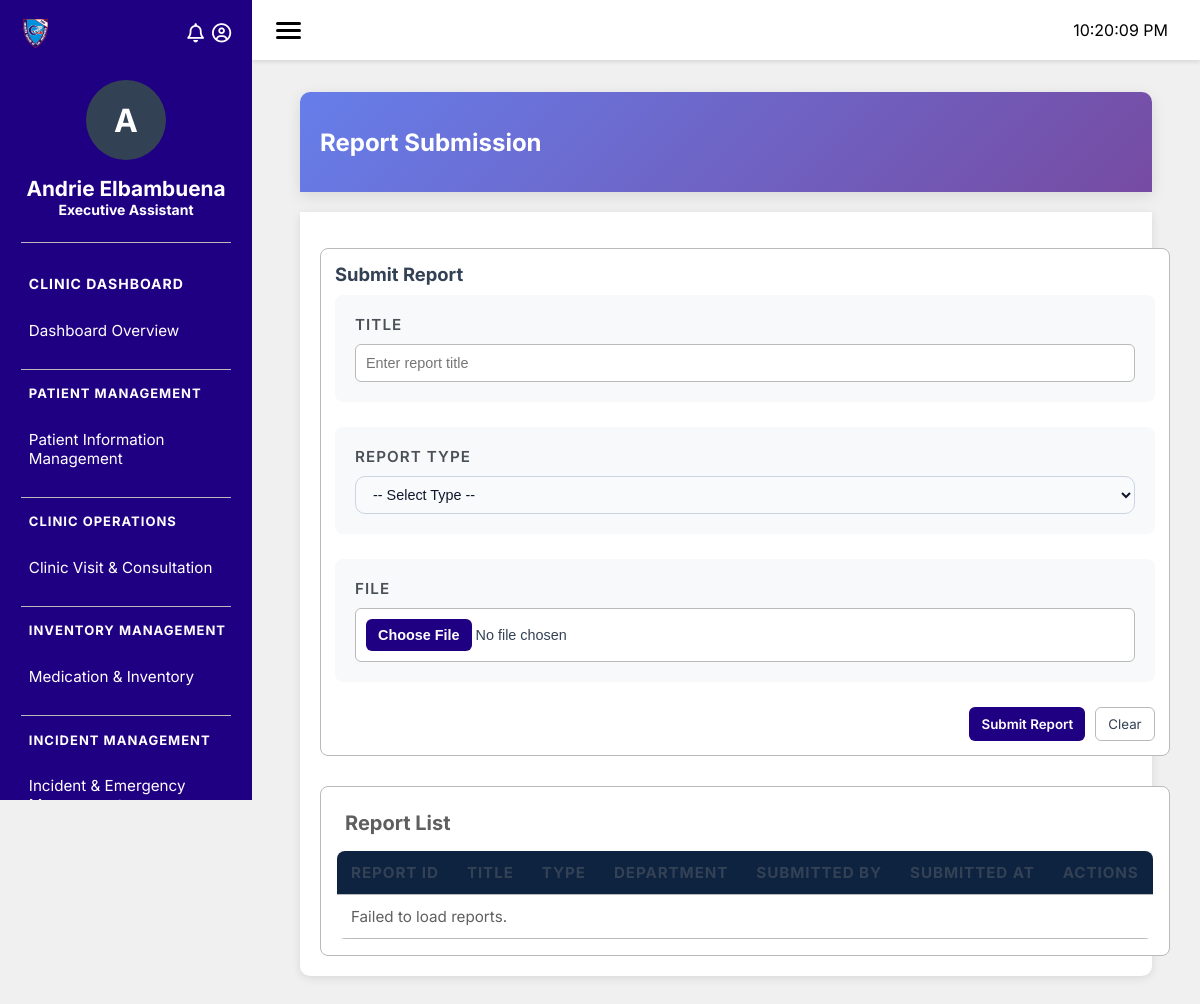
Screenshot of /modules/clinic/index.php?page=report-submission (signed in) with the database file from the repository.
### tables this page shows
CREATE TABLE `sms_employee` (
  `employee_id` bigint(100) NOT NULL,
  `first_name` varchar(100) DEFAULT NULL,
  `middle_name` varchar(100) DEFAULT NULL,
  `last_name` varchar(100) DEFAULT NULL,
  `role` int(100) DEFAULT NULL,
  `status` enum('active','inactive') DEFAULT NULL,
  `date_hired` date DEFAULT NULL,
  `user_id` int(11) DEFAULT NULL,
  `department` int(100) DEFAULT NULL,
  `position` int(100) DEFAULT NULL
);

CREATE TABLE `sd_position` (
  `position_id` int(10) NOT NULL,
  `position_name` varchar(100) DEFAULT NULL,
  `department` int(100) DEFAULT NULL
);

### database/config.php (called while the page is built)
<?php
return (static function () {
    $localPath = __DIR__ . '/config.local.php';
    $local = is_file($localPath) ? require $localPath : [];
    if (!is_array($local)) {
        throw new RuntimeException('database/config.local.php must return an array.');
    }
    $env = static function (array $names, $fallback, bool $allowEmpty = false) {
        foreach ($names as $name) {
            $value = getenv($name);
            if ($value !== false && ($allowEmpty || $value !== '')) {
                return $value;
            }
        }
        return $fallback;
    };
    return [
        'host' => $env(['DB_HOST'], $local['host'] ?? 'localhost'),
        'port' => $env(['DB_PORT'], $local['port'] ?? '3306'),
        'dbname' => $env(['DB_DATABASE', 'DB_NAME'], $local['dbname'] ?? 'moni_test'),
        'username' => $env(['DB_USER'], $local['username'] ?? 'moni_monitoring'),
        'password' => $env(['DB_PASSWORD', 'DB_PASS'], $local['password'] ?? '', true),
        'charset' => 'utf8mb4',
        'options' => [
            PDO::ATTR_ERRMODE => PDO::ERRMODE_EXCEPTION,
            PDO::ATTR_DEFAULT_FETCH_MODE => PDO::FETCH_ASSOC,
            PDO::ATTR_EMULATE_PREPARES => false,
            PDO::ATTR_PERSISTENT => false,
        ],
        'timezone' => '+08:00',
    ];
})();

### database/db.php (called while the page is built, shortened)
<?php
class Database {
    private $conn;
    public function __construct() {
        $config = require __DIR__ . '/config.php';
        $this->host = $config['host'];
        $this->port = $config['port'];
        $this->db   = $config['dbname'];
        $this->user = $config['username'];
        $this->pass = $config['password'];
        try {
            $dsn = "mysql:host={$this->host};port={$this->port};dbname={$this->db};charset=utf8mb4";
            $this->conn = new PDO($dsn, $this->user, $this->pass);
            $this->conn->setAttribute(PDO::ATTR_ERRMODE, PDO::ERRMODE_EXCEPTION);
            $this->conn->setAttribute(PDO::ATTR_DEFAULT_FETCH_MODE, PDO::FETCH_ASSOC);
        } catch (PDOException $e) {
            die("DB Connection failed: " . $e->getMessage());
        }
    }
    public function getConnection() {
        return $this->conn;
    }
}

### modules/clinic/classes/Employee.php (called while the page is built, shortened)
<?php
include_once __DIR__ . '/../../../database/db.php';
Class Employee {
    private $conn;
    public function __construct($pdo = null) {
        if ($pdo instanceof PDO) {
            $this->conn = $pdo;
        } else {
            $database = new Database();
            $this->conn = $database->getConnection();
        }
    }
    public function getEmployeeName() {
        $employeeId = $_SESSION['employee_id'] ?? null;
        if ($employeeId) {
            $sql = "SELECT first_name, last_name FROM sms_employee WHERE employee_id = :employee_id LIMIT 1";
            $stmt = $this->conn->prepare($sql);
            $stmt->bindParam(':employee_id', $employeeId);
            $stmt->execute();
            $employee = $stmt->fetch(PDO::FETCH_ASSOC);
            if ($employee) {
                return htmlspecialchars($employee['first_name'] . ' ' . $employee['last_name']);
            }
        }
        return 'Unknown User';
    }
    public function getEmployeePosition() {
        $employeeId = $_SESSION['employee_id'] ?? null;
        if ($employeeId) {
            $sql = "SELECT sp.position_name
                    FROM sms_employee sms
                    LEFT JOIN sd_position sp ON sms.position = sp.position_id
                    WHERE sms.employee_id = :employee_id LIMIT 1";
            $stmt = $this->conn->prepare($sql);
            $stmt->bindParam(':employee_id', $employeeId);
            $stmt->execute();
            $employee = $stmt->fetch(PDO::FETCH_ASSOC);
            if ($employee) {
                return htmlspecialchars($employee['position_name']);
            }
        }
        return 'Unknown Position';
    }
}

### modules/clinic/pages/report-submission.php (the view, shortened to what this page needs)
<div class="module-header">
    <h1>Report Submission</h1>
</div>
<div class="module-content">
    <div class="rsm-controls">
        <div class="rsm-upload">
            <h3>Submit Report</h3>
            <form id="report-upload-form" enctype="multipart/form-data">
                <div class="form-group">
                    <label for="report-title">Title</label>
                    <input id="report-title" name="title" type="text" placeholder="Enter report title" required>
                </div>
                <div class="form-group">
                    <label for="report-type">Report Type</label>
                    <select id="report-type" name="report_type" required>
                        <option value="">-- Select Type --</option>
                    </select>
                </div>
                <div class="form-group">
                    <label for="report-file">File</label>
                    <input class="file-btn" id="report-file" name="file" type="file" accept=".pdf,.doc,.docx,.xls,.xlsx" required>
                </div>
                <div class="form-actions">
                    <button type="submit" id="submit-btn" class="btn-upload">Submit Report</button>
                    <button type="reset" id="reset-btn" class="btn-cancel">Clear</button>
                </div>
            </form>
        </div>
        <div class="form-section">
            <div class="rsm-list table-responsive">
                <div class="rsm-list-head">
                    <h3 style="margin: 0;color: var(--color5); font-size: 1.25rem;">Report List</h3>
                </div>
                <table class="rsm-table">
                    <thead>
                        <tr>
                            <th>Report ID</th>
                            <th>Title</th>
                            <th>Type</th>
                            <th>Department</th>
                            <th>Submitted By</th>
                            <th>Submitted At</th>
                            <th>Actions</th>
                        </tr>
                    </thead>
                    <tbody>
                    </tbody>
                </table>
            </div>
        </div>
    </div>
</div>

### modules/clinic/includes/sidebar.php (shortened to what this page needs)
<?php
include __DIR__ . '/../classes/Employee.php';
$employeeClass = new Employee();
?>
<aside class="sidebar">
    <div class="school-logo">
        <img src="assets/bcp-logo.png" alt="School Logo">
        <div class="sidebar-icons">
            <div class="icon-wrapper" id="bellWrapper">
                <i class="fa-regular fa-bell" id="bellBtn"></i>
            </div>
            <div class="icon-wrapper" id="userWrapper">
                <i class="fa-regular fa-circle-user" id="userBtn"></i>
            </div>
        </div>
    </div>
    <div class="sidebar-header">
        <div class="user_avatar"><?= substr(htmlspecialchars($employeeClass->getEmployeeName()), 0, 1) ?></div>
        <h1 class="employee_name"><?= htmlspecialchars($employeeClass->getEmployeeName()) ?></h1>
        <p class="employee_position"><?= htmlspecialchars($employeeClass->getEmployeePosition()) ?></p>
    </div>
    <h2>Clinic Dashboard</h2>
    <ul>
    </ul>
</aside>

### modules/clinic/css/layout/sidebar.css (style rules this page uses)
.sidebar { width: var(--sidebar-width); background: var(--color1); padding: 1.2rem 1.3rem; top: 0; left: 0; position: fixed; height: 100vh; overflow-y: auto; z-index: 1000; transition: transform 0.3s ease; }
.school-logo { display: flex; align-items: center; margin-bottom: 2rem; justify-content: space-between; }
.school-logo img { width: 29px; height: auto; }
.sidebar-icons { display: flex; gap: 0.5rem; color: var(--color3); }
.sidebar-icons i { font-size: 1.2rem; cursor: pointer; }
.sidebar-header { text-align: center; margin-bottom: 2rem; padding-bottom: 1.5rem; border-bottom: 1px solid var(--color4); }
.user_avatar { width: 80px; height: 80px; background: var(--color2); border-radius: 50%; display: flex; align-items: center; justify-content: center; margin: 0 auto 1rem; font-size: 2rem; font-weight: bold; color: var(--color3); }
.sidebar-header h1 { font-size: 1.3rem; color: var(--color3); }
.employee_name { font-size: 12px; color: var(--color3); font-weight: bold; }
.employee_position { font-size: 14px; color: var(--color3); font-weight: bold; }
.sidebar h2 { color: var(--color3); font-size: 14px; text-transform: uppercase; letter-spacing: 1px; margin-bottom: 1rem; padding-left: 0.5rem; }
.sidebar ul { list-style: none; }

### modules/clinic/css/layout/module-container.css (style rules this page uses)
.module-header { background: var(--color3); padding: 1.5rem; border-radius: 8px; box-shadow: 0 4px 15px rgba(0, 0, 0, 0.1); margin-bottom: 2rem; min-height: 100px; display: flex; flex-direction: column; justify-content: center; }
.module-content { min-height: 500px; }

### modules/clinic/css/pages/approval-decision-support.css (style rules this page uses)
.form-section { margin-top: 12px; background-color: var(--color3); padding: 1rem; border-radius: 8px; border: 1px solid var(--color4); }

### modules/clinic/css/pages/concerns-issue-tracking.css (style rules this page uses)
.form-group { margin-bottom: 12px; }
.form-group label { display: block; margin-bottom: 6px; color: var(--color2); font-weight: 600; font-size: 0.95rem; }
input[type="text"], textarea, select { width: 100%; padding: 10px; border-radius: 6px; border: 1px solid var(--color4); background: var(--color3); color: var(--color2); }
.form-actions { display: flex; gap: 8px; margin-top: 8px; }
.btn-cancel { background: transparent; color: var(--color2); padding: 8px 12px; border: 1px solid var(--color4); border-radius: 6px; cursor: pointer; }

### modules/clinic/css/pages/report-submission-management.css (style rules this page uses)
.rsm-controls { display: grid; gap: 18px; align-items: start; margin-top: 16px; }
.rsm-upload { background: var(--color3); border: 1px solid var(--color4); padding: 14px; border-radius: 8px; }
.rsm-upload h3 { margin: 0 0 10px; color: var(--color2); font-size: 1.15rem; background-color: var(--color3); }
.form-group { margin-bottom: 12px; }
.form-group label { display: block; margin-bottom: 6px; color: var(--color2); font-weight: 600; font-size: 0.95rem; }
input[type="text"], textarea, input[type="file"] { width: 100%; padding: 10px; border-radius: 6px; border: 1px solid var(--color4); background: var(--color3); color: var(--color2); }
.form-actions { display: flex; gap: 8px; margin-top: 8px; }
.btn-upload { background: var(--color1); color: var(--color3); padding: 8px 12px; border: none; border-radius: 6px; cursor: pointer; font-weight: 600; }
.btn-cancel { background: transparent; color: var(--color2); padding: 8px 12px; border: 1px solid var(--color4); border-radius: 6px; cursor: pointer; }
.rsm-list-head { display: flex; justify-content: space-between; align-items: center; gap: 12px; margin-bottom: 8px; background-color: var(--color3); padding: 8px; }
.rsm-table { width: 100%; border-collapse: collapse; background: var(--color3); border-radius: 8px; overflow: hidden; }
.rsm-table th, .rsm-table td { padding: 12px 14px; border-bottom: 1px solid var(--color4); text-align: left; font-size: 0.95rem; }
.rsm-table thead th { font-weight: 700; color: var(--color2); }

### modules/clinic/css/pages/patientinformation.css (style rules this page uses)
.module-header { background: linear-gradient(135deg, #667eea 0%, #764ba2 100%); color: white; padding: 20px; border-radius: 10px 10px 0 0; margin-bottom: 20px; }
.module-header h1 { margin: 0; font-size: 24px; }
.module-content { background: white; padding: 20px; border-radius: 0 0 10px 10px; box-shadow: 0 2px 10px rgba(0,0,0,0.1); }
.form-group { margin-bottom: 25px; background: #f8f9fa; padding: 20px; border-radius: 8px; }
.form-group label { display: block; margin-bottom: 10px; font-weight: 600; color: #495057; }
.form-actions { display: flex; gap: 10px; margin-top: 20px; justify-content: flex-end; }

### modules/clinic/css/components/dropdown.css (style rules this page uses)
.icon-wrapper { position: relative; display: inline-flex; align-items: center; cursor: pointer; }

### modules/clinic/css/base/global.css (style rules this page uses)
body { background: var(--color9); }

### rows the page displays
sms_employee: first_name+last_name "A", $employeeClass->getEmployeeName() "Andrie Elbambuena"
sd_position: position_name "Executive Assistant"

### other values shown
$label "Dashboard Overview"
str_replace('-', ' ', $section) "PATIENT MANAGEMENT"
$label "Patient Information Management"
str_replace('-', ' ', $section) "CLINIC OPERATIONS"
$label "Clinic Visit & Consultation"
str_replace('-', ' ', $section) "INVENTORY MANAGEMENT"
$label "Medication & Inventory"
str_replace('-', ' ', $section) "INCIDENT MANAGEMENT"
$label "Incident & Emergency…"
